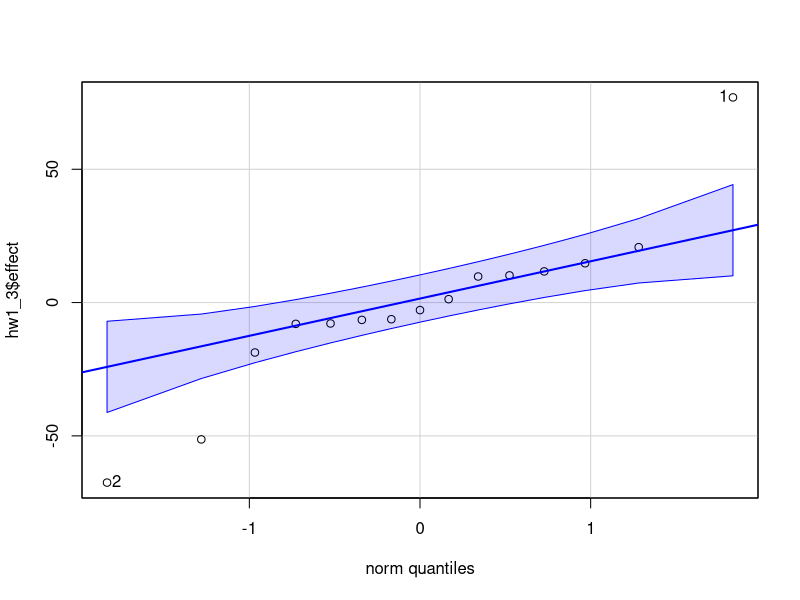
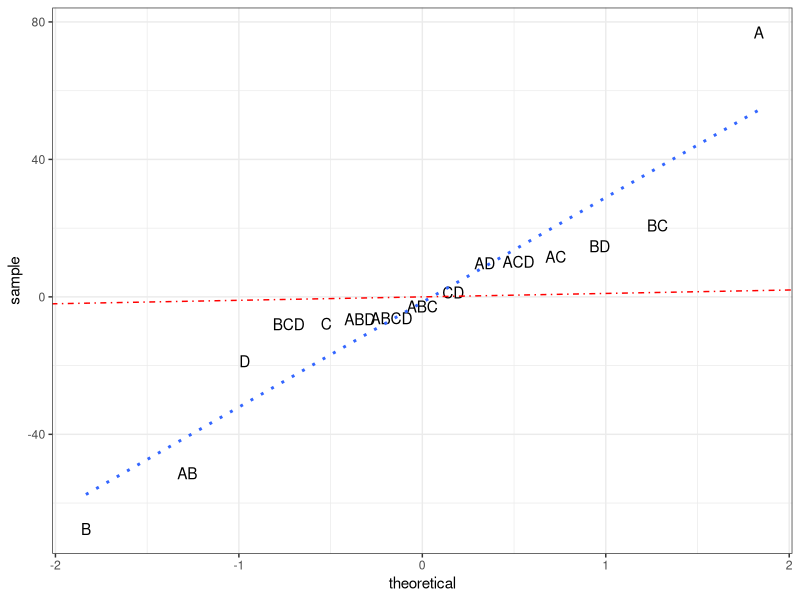

Here is the R script that generated these plots, in order:
## ---- chunk 1
library(kableExtra)
library(dplyr)

## ---- chunk 2
five_factor <- tribble(
~effect, ~A, ~B, ~C, ~D, ~E, ~AB, ~AC, ~AD, ~AE, ~BC, ~BD, ~BE, ~CD, ~CE, ~DE, ~ABC, ~ABD, ~ABE, ~ACD, ~ACE, ~ADE, ~BCD, ~BCE, ~BDE, ~CDE, ~ABCD, ~ABCE, ~ABDE, ~ACDE, ~BCDE, ~ABCDE,
"1" , "[-]", "[-]", "[-]", "[-]", "[-]", "[+]", "[+]", "[+]", "[+]", "[+]", "[+]", "[+]", "[+]", "[+]", "[+]", "[-]", "[-]", "[-]", "[-]", "[-]", "[-]", "[-]", "[-]", "[-]", "[-]","[+]","[+]","[+]","[+]","[+]","[-]" ,
"a"   , "[+]", "[-]", "[-]", "[-]", "[-]", "[-]", "[-]", "[-]", "[-]", "[+]", "[+]", "[+]", "[+]", "[+]", "[+]", "[+]", "[+]", "[+]", "[+]", "[+]", "[+]", "[-]", "[-]", "[-]", "[-]","[-]","[-]","[-]","[-]","[+]","[+]" ,
"b"   , "[-]", "[+]", "[-]", "[-]", "[-]", "[-]", "[+]", "[+]", "[+]", "[-]", "[-]", "[-]", "[+]", "[+]", "[+]", "[+]", "[+]", "[+]", "[-]", "[-]", "[-]", "[+]", "[+]", "[+]", "[-]","[-]","[-]","[-]","[+]","[-]","[+]" ,
"ab"  , "[+]", "[+]", "[-]", "[-]", "[-]", "[+]", "[-]", "[-]", "[-]", "[-]", "[-]", "[-]", "[+]", "[+]", "[+]", "[-]", "[-]", "[-]", "[+]", "[+]", "[+]", "[+]", "[+]", "[+]", "[-]","[+]","[+]","[+]","[-]","[-]","[-]" ,
"c"   , "[-]", "[-]", "[+]", "[-]", "[-]", "[+]", "[-]", "[+]", "[+]", "[-]", "[+]", "[+]", "[-]", "[-]", "[+]", "[+]", "[-]", "[-]", "[+]", "[+]", "[-]", "[+]", "[+]", "[-]", "[+]","[-]","[-]","[+]","[-]","[-]","[+]" ,
"ac"  , "[+]", "[-]", "[+]", "[-]", "[-]", "[-]", "[+]", "[-]", "[-]", "[-]", "[+]", "[+]", "[-]", "[-]", "[+]", "[-]", "[+]", "[+]", "[-]", "[-]", "[+]", "[+]", "[+]", "[-]", "[+]","[+]","[+]","[-]","[+]","[-]","[-]" ,
"bc", "[-]", "[+]", "[+]", "[-]", "[-]", "[-]", "[-]", "[+]", "[+]", "[+]", "[-]", "[-]", "[-]", "[-]", "[+]", "[-]", "[+]", "[+]", "[+]", "[+]", "[-]", "[-]", "[-]", "[+]", "[+]","[+]","[+]","[-]","[-]","[+]","[-]" ,
"abc", "[+]", "[+]", "[+]", "[-]", "[-]", "[+]", "[+]", "[-]", "[-]", "[+]", "[-]", "[-]", "[-]", "[-]", "[+]", "[+]", "[-]", "[-]", "[-]", "[-]", "[+]", "[-]", "[-]", "[+]", "[+]","[-]","[-]","[+]","[+]","[+]","[+]" ,
"d" , "[-]", "[-]", "[-]", "[+]", "[-]", "[+]", "[+]", "[-]", "[+]", "[+]", "[-]", "[+]", "[-]", "[+]", "[-]", "[-]", "[+]", "[-]", "[+]", "[-]", "[+]", "[+]", "[-]", "[+]", "[+]","[-]","[+]","[-]","[-]","[-]","[+]" ,
"ad", "[+]", "[-]", "[-]", "[+]", "[-]", "[-]", "[-]", "[+]", "[-]", "[+]", "[-]", "[+]", "[-]", "[+]", "[-]", "[+]", "[-]", "[+]", "[-]", "[+]", "[-]", "[+]", "[-]", "[+]", "[+]","[+]","[-]","[+]","[+]","[-]","[-]" ,
"bd", "[-]", "[+]", "[-]", "[+]", "[-]", "[-]", "[+]", "[-]", "[+]", "[-]", "[+]", "[-]", "[-]", "[+]", "[-]", "[+]", "[-]", "[+]", "[+]", "[-]", "[+]", "[-]", "[+]", "[-]", "[+]","[+]","[-]","[+]","[-]","[+]","[-]" ,
"cd", "[-]", "[-]", "[+]", "[+]", "[-]", "[+]", "[-]", "[-]", "[+]", "[-]", "[-]", "[+]", "[+]", "[-]", "[-]", "[+]", "[+]", "[-]", "[-]", "[+]", "[+]", "[-]", "[+]", "[+]", "[-]","[+]","[-]","[-]","[+]","[+]","[-]" ,
"abd", "[+]", "[+]", "[-]", "[+]", "[-]", "[+]", "[-]", "[+]", "[-]", "[-]", "[+]", "[-]", "[-]", "[+]", "[-]", "[-]", "[+]", "[-]", "[-]", "[+]", "[-]", "[-]", "[+]", "[-]", "[+]","[-]","[+]","[-]","[+]","[+]","[+]" ,
"acd", "[+]", "[-]", "[+]", "[+]", "[-]", "[-]", "[+]", "[+]", "[-]", "[-]", "[-]", "[+]", "[+]", "[-]", "[-]", "[-]", "[-]", "[+]", "[+]", "[-]", "[-]", "[-]", "[+]", "[+]", "[-]","[-]","[+]","[+]","[-]","[+]","[+]" ,
"bcd", "[-]", "[+]", "[+]", "[+]", "[-]", "[-]", "[-]", "[-]", "[+]", "[+]", "[+]", "[-]", "[+]", "[-]", "[-]", "[-]", "[-]", "[+]", "[-]", "[+]", "[+]", "[+]", "[-]", "[-]", "[-]","[-]","[+]","[+]","[+]","[-]","[+]" ,
"abcd" , "[+]", "[+]", "[+]", "[+]", "[-]", "[+]", "[+]", "[+]", "[-]", "[+]", "[+]", "[-]", "[+]", "[-]", "[-]", "[+]", "[+]", "[-]", "[+]", "[-]", "[-]", "[+]", "[-]", "[-]", "[-]","[+]","[-]","[-]","[-]","[-]","[-]" ,
"e" , "[-]", "[-]", "[-]", "[-]", "[+]", "[+]", "[+]", "[+]", "[-]", "[+]", "[+]", "[-]", "[+]", "[-]", "[-]", "[-]", "[-]", "[+]", "[-]", "[+]", "[+]", "[-]", "[+]", "[+]", "[+]","[+]","[-]","[-]","[-]","[-]","[+]" ,
"ae", "[+]", "[-]", "[-]", "[-]", "[+]", "[-]", "[-]", "[-]", "[+]", "[+]", "[+]", "[-]", "[+]", "[-]", "[-]", "[+]", "[+]", "[-]", "[+]", "[-]", "[-]", "[-]", "[+]", "[+]", "[+]","[-]","[+]","[+]","[+]","[-]","[-]" ,
"be", "[-]", "[+]", "[-]", "[-]", "[+]", "[-]", "[+]", "[+]", "[-]", "[-]", "[-]", "[+]", "[+]", "[-]", "[-]", "[+]", "[+]", "[-]", "[-]", "[+]", "[+]", "[+]", "[-]", "[-]", "[+]","[-]","[+]","[+]","[-]","[+]","[-]" ,
"ce", "[-]", "[-]", "[+]", "[-]", "[+]", "[+]", "[-]", "[+]", "[-]", "[-]", "[+]", "[-]", "[-]", "[+]", "[-]", "[+]", "[-]", "[+]", "[+]", "[-]", "[+]", "[+]", "[-]", "[+]", "[-]","[-]","[+]","[-]","[+]","[+]","[-]" ,
"de", "[-]", "[-]", "[-]", "[+]", "[+]", "[+]", "[+]", "[-]", "[-]", "[+]", "[-]", "[-]", "[-]", "[-]", "[+]", "[-]", "[+]", "[+]", "[+]", "[+]", "[-]", "[+]", "[+]", "[-]", "[-]","[-]","[-]","[+]","[+]","[+]","[-]" ,
"abe", "[+]", "[+]", "[-]", "[-]", "[+]", "[+]", "[-]", "[-]", "[+]", "[-]", "[-]", "[+]", "[+]", "[-]", "[-]", "[-]", "[-]", "[+]", "[+]", "[-]", "[-]", "[+]", "[-]", "[-]", "[+]","[+]","[-]","[-]","[+]","[+]","[+]" ,
"ace", "[+]", "[-]", "[+]", "[-]", "[+]", "[-]", "[+]", "[-]", "[+]", "[-]", "[+]", "[-]", "[-]", "[+]", "[-]", "[-]", "[+]", "[-]", "[-]", "[+]", "[-]", "[+]", "[-]", "[+]", "[-]","[+]","[-]","[+]","[-]","[+]","[+]" ,
"ade", "[+]", "[-]", "[-]", "[+]", "[+]", "[-]", "[-]", "[+]", "[+]", "[+]", "[-]", "[-]", "[-]", "[-]", "[+]", "[+]", "[-]", "[-]", "[-]", "[-]", "[+]", "[+]", "[+]", "[-]", "[-]","[+]","[+]","[-]","[-]","[+]","[+]" ,
"bce", "[-]", "[+]", "[+]", "[-]", "[+]", "[-]", "[-]", "[+]", "[-]", "[+]", "[-]", "[+]", "[-]", "[+]", "[-]", "[-]", "[+]", "[-]", "[+]", "[-]", "[+]", "[-]", "[+]", "[-]", "[-]","[+]","[-]","[+]","[+]","[-]","[+]" ,
"bde", "[-]", "[+]", "[-]", "[+]", "[+]", "[-]", "[+]", "[-]", "[-]", "[-]", "[+]", "[+]", "[-]", "[-]", "[+]", "[+]", "[-]", "[-]", "[+]", "[+]", "[-]", "[-]", "[-]", "[+]", "[-]","[+]","[+]","[-]","[+]","[-]","[+]" ,
"cde", "[-]", "[-]", "[+]", "[+]", "[+]", "[+]", "[-]", "[-]", "[-]", "[-]", "[-]", "[-]", "[+]", "[+]", "[+]", "[+]", "[+]", "[+]", "[-]", "[-]", "[-]", "[-]", "[-]", "[-]", "[+]","[+]","[+]","[+]","[-]","[-]","[+]" ,
"abce" , "[+]", "[+]", "[+]", "[-]", "[+]", "[+]", "[+]", "[-]", "[+]", "[+]", "[-]", "[+]", "[-]", "[+]", "[-]", "[+]", "[-]", "[+]", "[-]", "[+]", "[-]", "[-]", "[+]", "[-]", "[-]","[-]","[+]","[-]","[-]","[-]","[-]" ,
"abde" , "[+]", "[+]", "[-]", "[+]", "[+]", "[+]", "[-]", "[+]", "[+]", "[-]", "[+]", "[+]", "[-]", "[-]", "[+]", "[-]", "[+]", "[+]", "[-]", "[-]", "[+]", "[-]", "[-]", "[+]", "[-]","[-]","[-]","[+]","[-]","[-]","[-]" ,
"acde" , "[+]", "[-]", "[+]", "[+]", "[+]", "[-]", "[+]", "[+]", "[+]", "[-]", "[-]", "[-]", "[+]", "[+]", "[+]", "[-]", "[-]", "[-]", "[+]", "[+]", "[+]", "[-]", "[-]", "[-]", "[+]","[-]","[-]","[-]","[+]","[-]","[-]" ,
"bcde" , "[-]", "[+]", "[+]", "[+]", "[+]", "[-]", "[-]", "[-]", "[-]", "[+]", "[+]", "[+]", "[+]", "[+]", "[+]", "[-]", "[-]", "[-]", "[-]", "[-]", "[-]", "[+]", "[+]", "[+]", "[+]","[-]","[-]","[-]","[-]","[+]","[-]" ,
"abcde", "[+]", "[+]", "[+]", "[+]", "[+]", "[+]", "[+]", "[+]", "[+]", "[+]", "[+]", "[+]", "[+]", "[+]", "[+]", "[+]", "[+]", "[+]", "[+]", "[+]", "[+]", "[+]", "[+]", "[+]", "[+]","[+]","[+]","[+]","[+]","[+]","[+]"
)

five_factor%>%mutate(ABCD=cell_spec(ABCD,background=ifelse(ABCD=="[-]","#EAFAF1","#f9ece9")))%>%kable(,"html",escape = F) %>%kable_styling("striped",font_size = 6, full_width = F)

## ---- chunk 3
hw1_3 <- tribble(~factors, ~effect, "A",76.95, "B", -67.52,"C",-7.84, "D",-18.73, "AB", -51.32, "AC", 11.69, "AD",9.78, "BC", 20.78, "BD", 14.74, "CD", 1.27, "ABC", -2.82, "ABD", -6.5, "ACD",10.2, "BCD",-7.98, "ABCD",-6.25)
car::qqPlot(hw1_3$effect)

library(ggplot2)
hw1_3_qq<-ggplot(hw1_3, aes(sample = effect),label=factor) + stat_qq()
hw1_3_new<-ggplot_build(hw1_3_qq)$data[[1]]
# hw1_3_new$name<-hw1_3_new$name[order(hw1_3$effect)]
hw1_3_new%>%mutate(name=hw1_3$factors[order(hw1_3$effect)])%>%
ggplot(aes(theoretical,sample,label=name))+geom_text()+ geom_smooth(method='lm',se=F,linetype = "dotted")+geom_abline(linetype=4,col="red")+ theme_bw()
